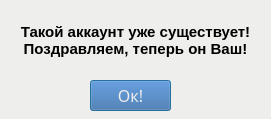
<?xml version="1.0" encoding="UTF-8"?>
<ui version="4.0">
 <class>Dialog</class>
 <widget class="QDialog" name="Dialog">
  <property name="geometry">
   <rect>
    <x>0</x>
    <y>0</y>
    <width>271</width>
    <height>119</height>
   </rect>
  </property>
  <property name="sizePolicy">
   <sizepolicy hsizetype="Fixed" vsizetype="Fixed">
    <horstretch>0</horstretch>
    <verstretch>0</verstretch>
   </sizepolicy>
  </property>
  <property name="windowTitle">
   <string>Внимание!</string>
  </property>
  <property name="styleSheet">
   <string notr="true">background-color: rgb(238, 238, 236);</string>
  </property>
  <widget class="QLabel" name="label">
   <property name="geometry">
    <rect>
     <x>0</x>
     <y>0</y>
     <width>271</width>
     <height>81</height>
    </rect>
   </property>
   <property name="sizePolicy">
    <sizepolicy hsizetype="Fixed" vsizetype="Fixed">
     <horstretch>0</horstretch>
     <verstretch>0</verstretch>
    </sizepolicy>
   </property>
   <property name="font">
    <font>
     <pointsize>11</pointsize>
     <weight>75</weight>
     <bold>true</bold>
    </font>
   </property>
   <property name="text">
    <string>Такой аккаунт уже существует!
Поздравляем, теперь он Ваш!</string>
   </property>
   <property name="scaledContents">
    <bool>true</bool>
   </property>
   <property name="alignment">
    <set>Qt::AlignCenter</set>
   </property>
  </widget>
  <widget class="QPushButton" name="button_ok">
   <property name="geometry">
    <rect>
     <x>90</x>
     <y>80</y>
     <width>81</width>
     <height>31</height>
    </rect>
   </property>
   <property name="font">
    <font>
     <family>Pixel Anchor-Jack</family>
     <pointsize>12</pointsize>
     <weight>50</weight>
     <italic>false</italic>
     <bold>false</bold>
    </font>
   </property>
   <property name="styleSheet">
    <string notr="true">background-color: rgb(52, 101, 164);
color: rgb(238, 238, 236);</string>
   </property>
   <property name="text">
    <string>Ок!</string>
   </property>
  </widget>
 </widget>
 <resources/>
 <connections/>
</ui>
